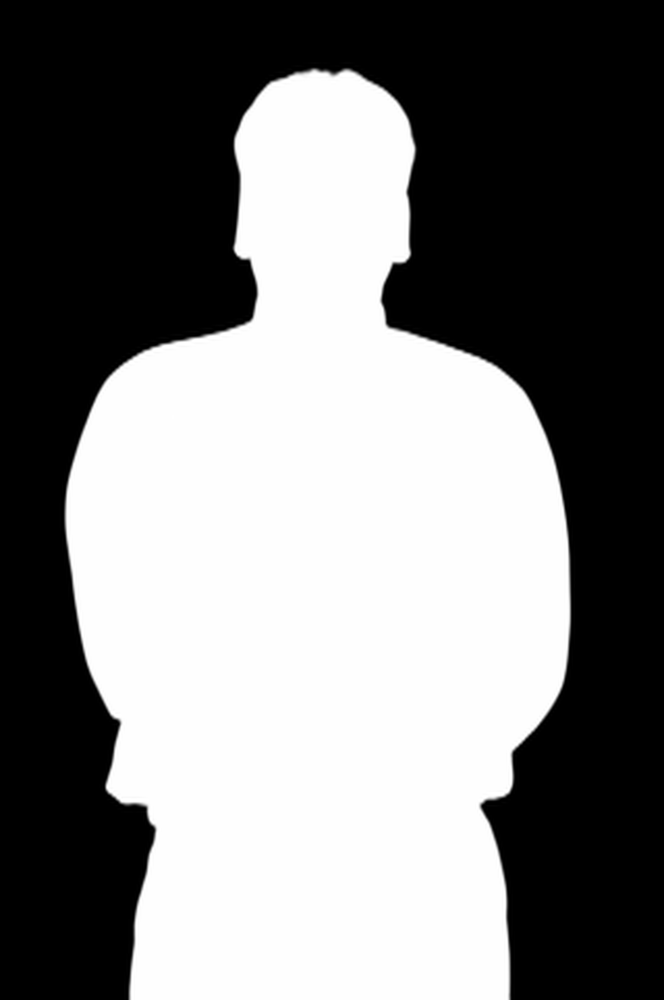
#> input picture void-teaser/assets/sil_homem1.png, 664 x 1000 px, shrunk from 1280 x 1927 before the run
$ python mulher.py
#> lines starting #> are read from the running program, lines starting #| are printed output that depends on the picture
"""Gera assets/sil_mulher.png a partir da silhueta masculina: ombros mais estreitos, cintura marcada e cabelo longo."""
import cv2
import numpy as np
from PIL import Image, ImageDraw

m = np.asarray(Image.open("assets/sil_homem1.png").convert("L"), np.float32) / 255
ys, xs = np.where(m > 0.5)
m = m[ys.min():ys.max() + 1, xs.min():xs.max() + 1]
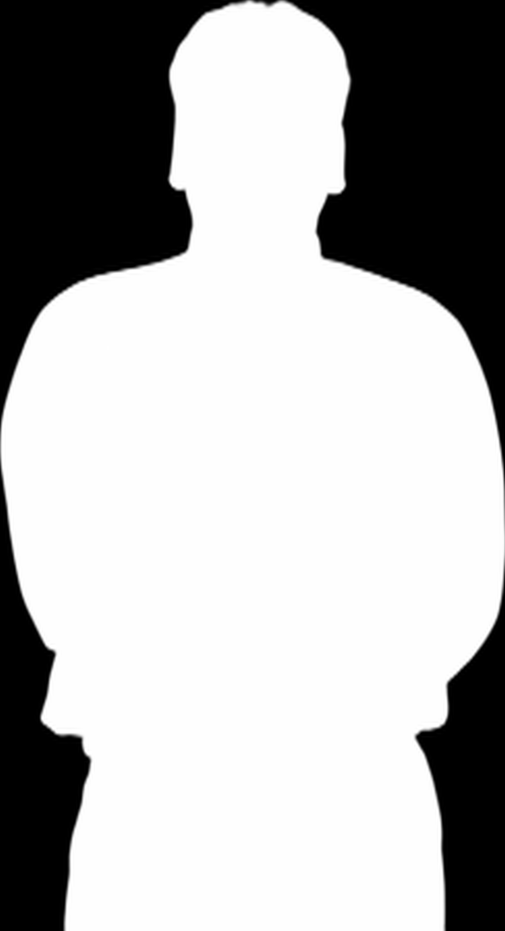
#> m: shape (931, 505) float32; min 0, max 1, mean 0.684
h, w = m.shape
#> h = 931; w = 505
cx = w / 2
#> cx = 252.5
out = np.zeros((h, int(w * 1.0)), np.float32)
PAD = int(h * 0.04)
#> PAD = 37
# fator de largura por altura (fração da altura da imagem; a foto vai até a coxa)
def fator(fy):
    pts = [(0.0, 0.92), (0.18, 0.92), (0.24, 0.74), (0.45, 0.70), (0.62, 0.64), (0.80, 0.78), (1.0, 0.82)]
    return np.interp(fy, [p[0] for p in pts], [p[1] for p in pts])
for y in range(h):
    f = fator(y / h)
    row = m[y]
    xs_ = (np.arange(w) - cx) / f + cx
    out[y] = np.interp(xs_, np.arange(w), row, left=0, right=0)
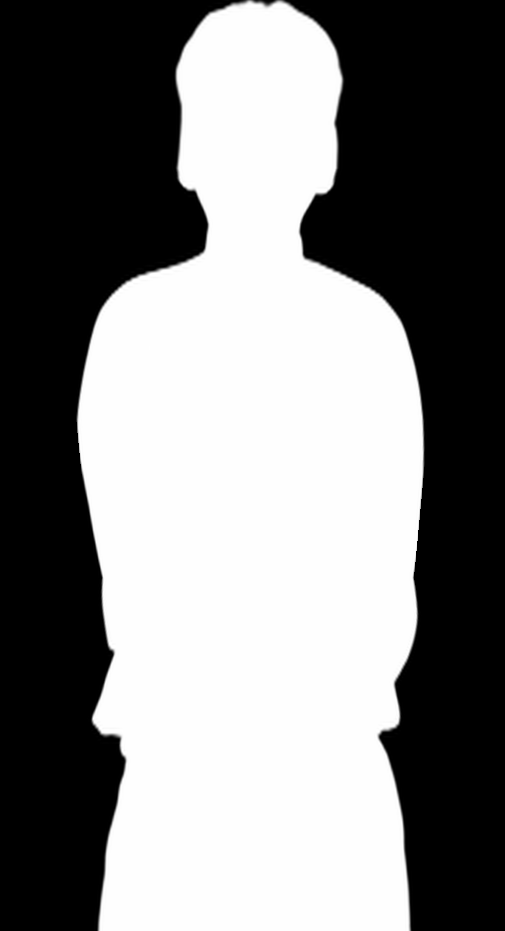
#> out: shape (931, 505) float32; min 0, max 1, mean 0.506
# cabelo longo
ys2, xs2 = np.where(out[: int(h * 0.2)] > 0.5)
topo = ys2.min()
#> topo = 0
cab_w = (xs2[ys2 < topo + h * 0.08].max() - xs2[ys2 < topo + h * 0.08].min())
#> cab_w = 164
out = np.vstack([np.zeros((PAD, out.shape[1]), np.float32), out])
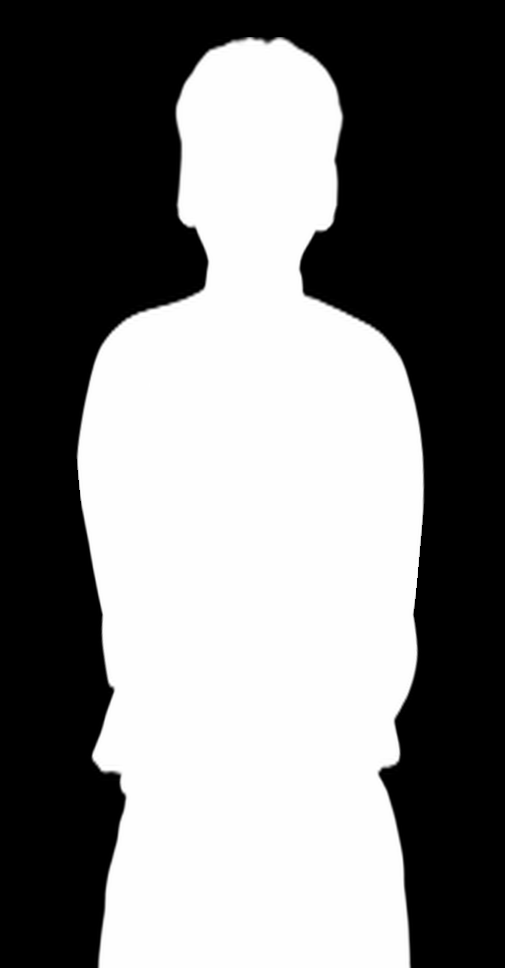
#> out: shape (968, 505) float32; min 0, max 1, mean 0.487
topo += PAD
#> topo = 37
h2 = h
#> h2 = 931
im = Image.fromarray((out * 255).astype(np.uint8))
d = ImageDraw.Draw(im)
hw = cab_w * 0.50
#> hw = 82
# limpa a cabeça masculina (cabelo curto) e desenha cabeça + cabelo longo e solto
d.rectangle([0, 0, im.width, topo + h * 0.13], fill=0)
d.ellipse([cx - hw, topo, cx + hw, topo + h * 0.17], fill=255)
d.rectangle([cx - hw * 0.35, topo + h * 0.12, cx + hw * 0.35, topo + h * 0.2], fill=255)
import math
pts = []
for k in range(41):
    s_ = k / 40
    yy = topo + h * (0.07 + 0.25 * s_)
    larg = hw * (1.0 + 0.25 * math.sin(s_ * math.pi * 0.8)) * (1 - 0.45 * s_ ** 3)
    pts.append((cx + larg, yy))
#> this loop made 41 passes
#> (yy, larg) on passes 1 to 12: (102.2, 82), (108, 83.29), (113.8, 84.56), (119.6, 85.83), (125.4, 87.06), (131.3, 88.26), (137.1, 89.41), (142.9, 90.51), (148.7, 91.55), (154.5, 92.51), (160.4, 93.39), (166.2, 94.18)
#> after the loop, pts = 41 pairs, first value 304.2 to 349, second value 102.2 to 334.9
pts += [(cx - x_ + cx - cx, y_) for (x_, y_) in []]
esq = [(2 * cx - x_, y_) for (x_, y_) in reversed(pts)]
#> esq = 41 pairs, first value 156 to 200.8, second value 102.2 to 334.9
d.polygon(pts + esq, fill=255)
d.ellipse([cx - hw * 0.62, topo + h * 0.27, cx + hw * 0.62, topo + h * 0.335], fill=255)
a = np.asarray(im, np.float32) / 255
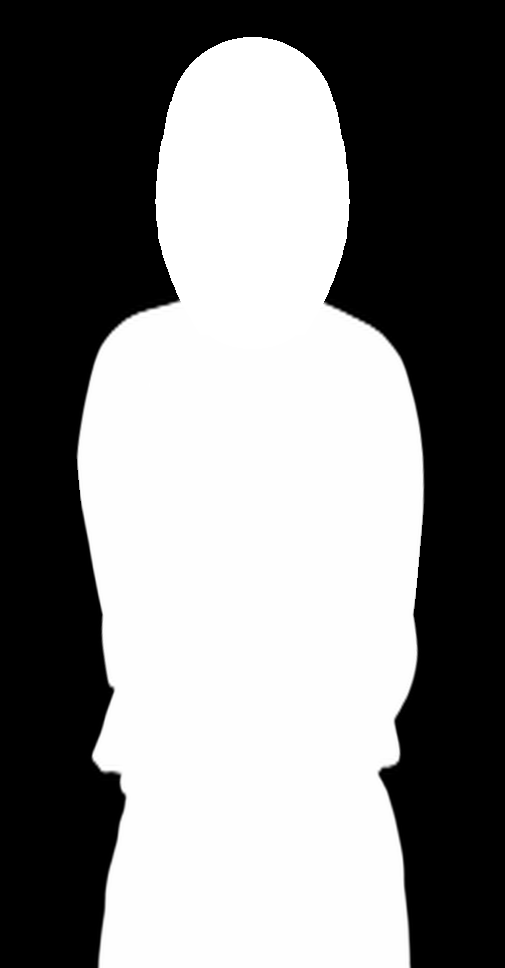
#> a: shape (968, 505) float32; min 0, max 1, mean 0.505
a = cv2.GaussianBlur(a, (0, 0), 5)
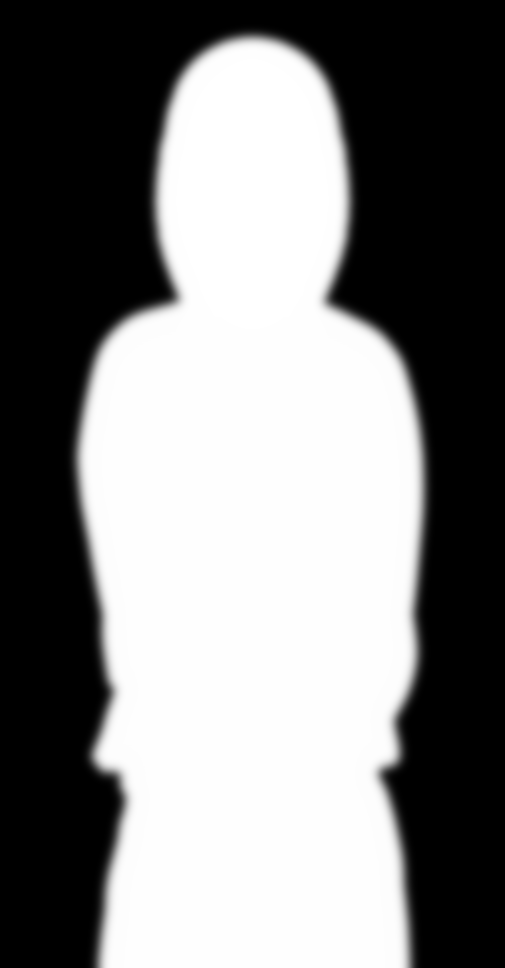
#> a: shape (968, 505) float32; min 0, max 1, mean 0.505
a = np.clip((a - 0.5) * 4 + 0.5, 0, 1)
Image.fromarray((a * 255).astype(np.uint8)).save("assets/sil_mulher.png")
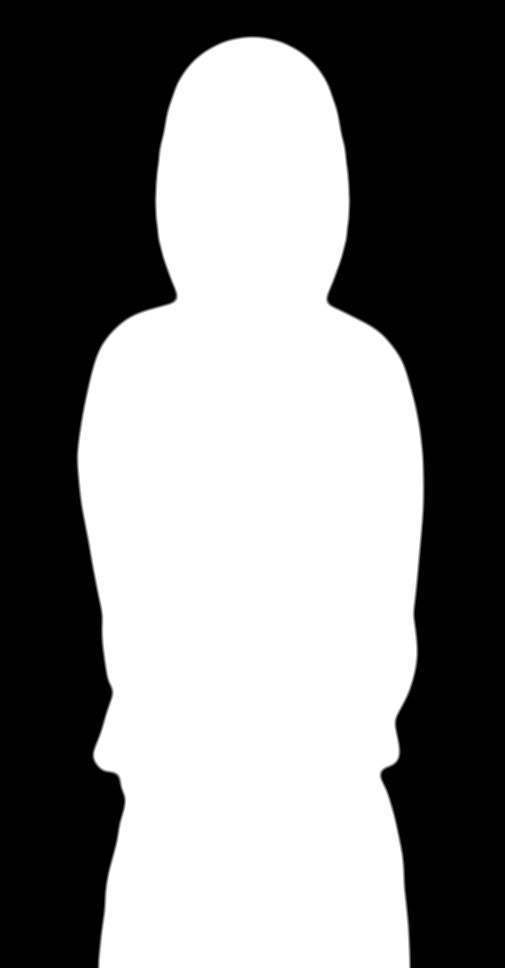
#> saved as sil_mulher.png: PIL image 505x968 L; min 0, max 255, mean 129

$ run again, with void-teaser/assets/sil_r_casaco.png copied over void-teaser/assets/sil_homem1.png
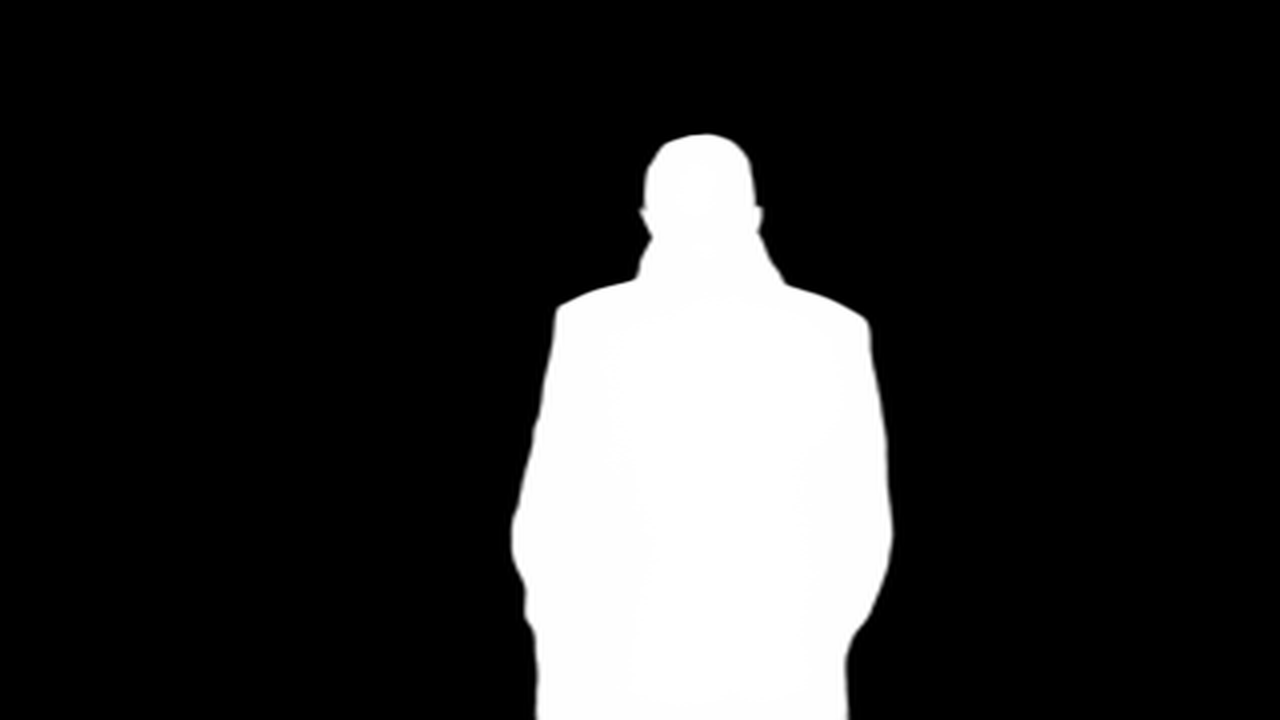
#> input picture void-teaser/assets/sil_r_casaco.png, 1280 x 720 px
#> after the loop `for y in range(h):`:
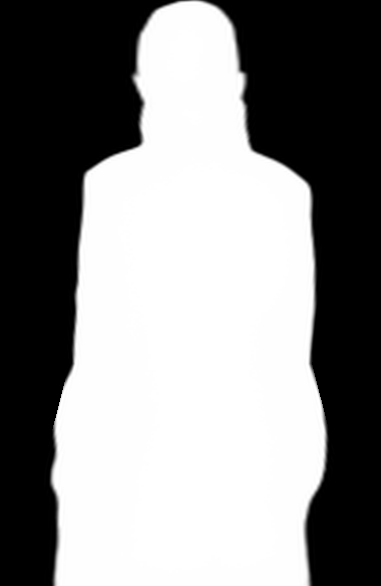
#> out: shape (586, 381) float32; min 0, max 1, mean 0.538
#> ys2 = 10898 values from 0 to 116; xs2 = 10898 values, max 245 at index 9960, min 134 at index 6603, mean 189.2
#> `topo = ys2.min()`: topo = 0
#> cab_w = 98
#> `topo += PAD`: topo = 23
#> hw = 49
#> the loop `for k in range(41):` made 41 passes
#> (yy, larg) on passes 1 to 8: (64.02, 49), (67.68, 49.77), (71.34, 50.53), (75.01, 51.29), (78.67, 52.02), (82.33, 52.74), (86, 53.43), (89.66, 54.09)
#> after the loop `for k in range(41):`: pts = 41 pairs, first value 221.4 to 248.2, second value 64.02 to 210.5
#> esq = 41 pairs, first value 132.8 to 159.6, second value 64.02 to 210.5
#> `Image.fromarray((a * 255).astype(np.uint8)).save("assets/sil_mulher.pn..`:
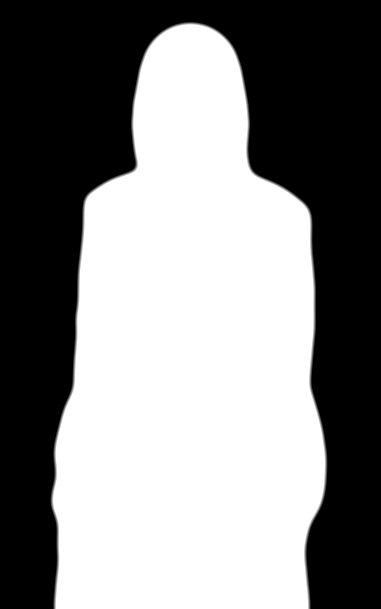
#> saved as sil_mulher.png: PIL image 381x609 L; min 0, max 255, mean 133

$ run again, with void-teaser/assets/sil_r_homem.png copied over void-teaser/assets/sil_homem1.png
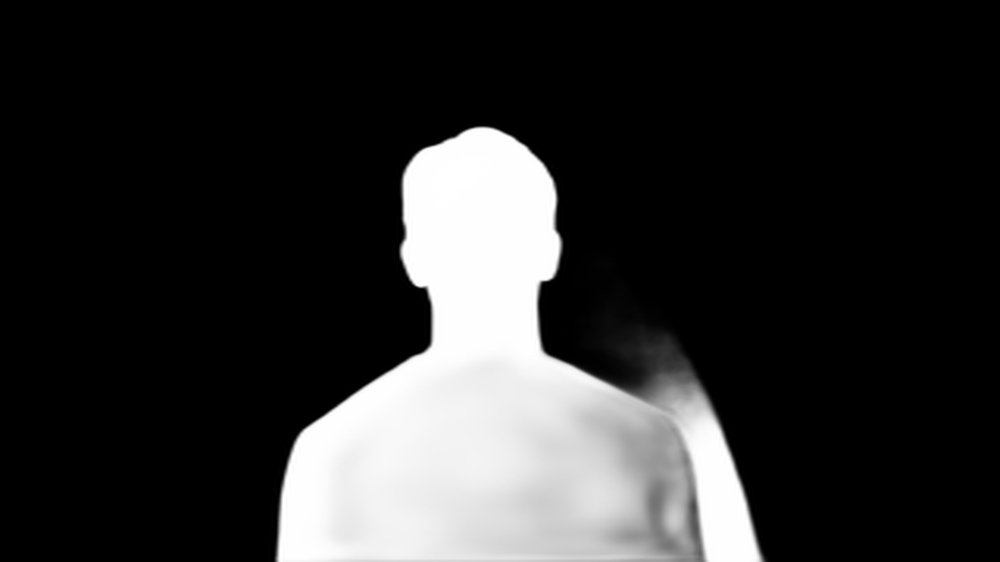
#> input picture void-teaser/assets/sil_r_homem.png, 1000 x 562 px, shrunk from 1920 x 1080 before the run
#> after the loop `for y in range(h):`:
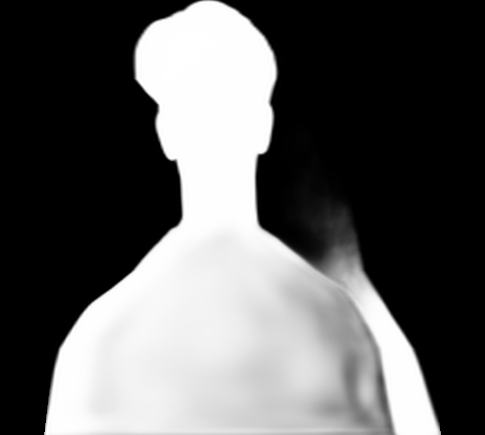
#> out: shape (435, 485) float32; min 0, max 1, mean 0.37
#> ys2 = 9753 values from 0 to 86; xs2 = 9753 values, max 276 at index 7246, min 135 at index 4590, mean 204.2
#> `topo = ys2.min()`: topo = 0
#> cab_w = 119
#> `topo += PAD`: topo = 17
#> hw = 59.5
#> the loop `for k in range(41):` made 41 passes
#> (yy, larg) on passes 1 to 8: (47.45, 59.5), (50.17, 60.43), (52.89, 61.36), (55.61, 62.28), (58.33, 63.17), (61.04, 64.04), (63.76, 64.88), (66.48, 65.67)
#> after the loop `for k in range(41):`: pts = 41 pairs, first value 280 to 312.5, second value 47.45 to 156.2
#> esq = 41 pairs, first value 172.5 to 205, second value 47.45 to 156.2
#> `a = np.clip((a - 0.5) * 4 + 0.5, 0, 1)`:
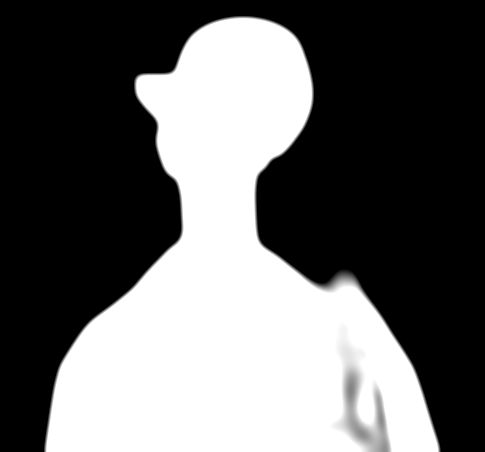
#> a: shape (452, 485) float32; min 0, max 1, mean 0.398
